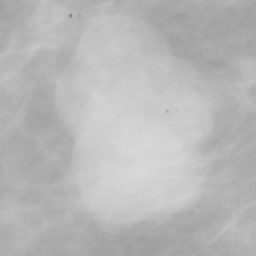
#> input picture Computer Vision Libraries/original.png, 128 x 128 px (shown 2 times larger)
$ python quiz2.py
#> lines starting #> are read from the running program, lines starting #| are printed output that depends on the picture
import numpy as np
import random
import matplotlib.pyplot as plt
import cv2 as cv

conservativeKernal=np.arange(9).reshape(3,3).astype('float64')

img=cv.imread('original.png',0)
#> img is the input picture: shape (128, 128); min 134, max 217, mean 183.9

plt.imshow(img,cmap="gray")
plt.title("Original")
plt.show()
plt.close()


# APPLYING GAUSSIAN NOISE
noisy_img=np.random.normal(0,3,img.shape)
plt.hist(noisy_img.ravel(),bins=100)
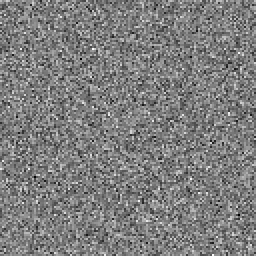
#> noisy_img: shape (128, 128) float64 (shown 2 times larger); min -11.22, max 11.4, mean -0.0173; drawn with min black and max white
plt.show()
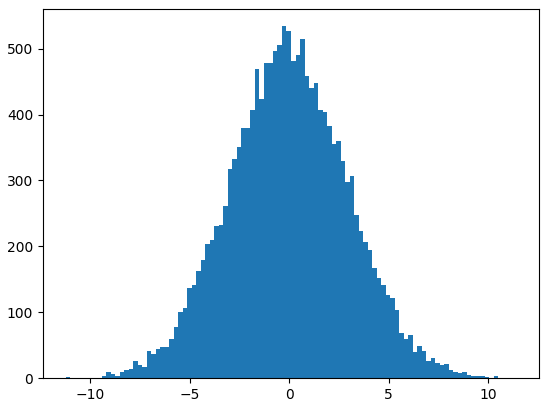
#> figure drawn by matplotlib, 1 panel; tallest bar 534 high, from x = -0.36 to -0.134
plt.close()

noisy_img=noisy_img.astype('uint8')

img_gauss=cv.add(img,noisy_img)
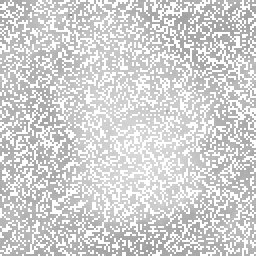
#> img_gauss: shape (128, 128) (shown 2 times larger); min 134, max 255, mean 211.1

plt.imshow(img_gauss,cmap="gray")
plt.show()
plt.close()


r,c=img.shape
#> r = 128; c = 128
r2,c2=conservativeKernal.shape

blur_img=np.zeros(img.shape,dtype='uint8')
tempArr=np.arange(8)
count=0

# APPLYING CONSERVATIVE FILTER ON GAUSS NOISE
for i in range (1,r-1):
    for j in range (1,c-1):
        i1=i-1
        for k in range (r2):
            j1=j-1
            for l in range (c2):
                if not(k==1 and l==1):
                    tempArr[count]=img_gauss[i1,j1]
                    count=count+1
                j1=j1+1
            i1=i1+1
        count=0
        minimum=tempArr[0]
        maximum=tempArr[0]
        for m in range (8):
            if(tempArr[m]<=minimum):
                minimum=tempArr[m]
            if(tempArr[m]>=maximum):
                maximum=tempArr[m]
        if(img_gauss[i,j]<minimum):
            blur_img[i,j]=minimum
        elif(img_gauss[i,j]>maximum):
            blur_img[i,j]=maximum
        elif(img_gauss[i,j]>=minimum and img[i,j]<=maximum):
            blur_img[i,j]=img_gauss[i,j]
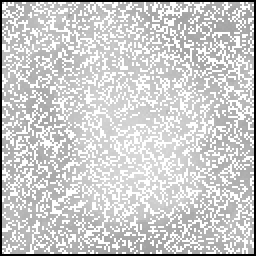
#> blur_img: shape (128, 128) (shown 2 times larger); min 0, max 255, mean 204.4
#> after the loop, tempArr = [178, 181, 181, 179, 255, 255, 255, 178]


plt.imshow(blur_img,cmap="gray")
plt.title("BLUR")
plt.show()
plt.close()


plt.imshow(img,cmap="gray")
plt.show()
plt.close()

# APPLYING SALT AND PEPPER
impulse_noise=np.zeros(img.shape,dtype=np.uint8)
r,c=img.shape
prob_noise=0.01
thresh=1-prob_noise

for i in range(r):
    for j in range(c):
        ran_no=random.random()

        if ran_no<prob_noise:
            impulse_noise[i][j]=0

        elif ran_no>thresh:
            impulse_noise[i][j]=255

        else:
            impulse_noise[i][j]=img[i][j]


plt.imshow(impulse_noise,cmap="gray")
plt.show()
plt.close()

count=0
blur_img2=np.zeros(img.shape,dtype='uint8')
# APPLYING CONSERVATIVE FILTER ON SALT AND PEPPER NOISE
for i in range (1,r-1):
    for j in range (1,c-1):
        i1=i-1
        for k in range (r2):
            j1=j-1
            for l in range (c2):
                if not(k==1 and l==1):
                    tempArr[count]=impulse_noise[i1,j1]
                    count=count+1
                j1=j1+1
            i1=i1+1
        count=0
        minimum=tempArr[0]
        maximum=tempArr[0]
        for m in range (8):
            if(tempArr[m]<=minimum):
                minimum=tempArr[m]
            if(tempArr[m]>=maximum):
                maximum=tempArr[m]
        if(impulse_noise[i,j]<minimum):
            blur_img2[i,j]=minimum
        elif(impulse_noise[i,j]>maximum):
            blur_img2[i,j]=maximum
        else:
            blur_img2[i,j]=impulse_noise[i,j]
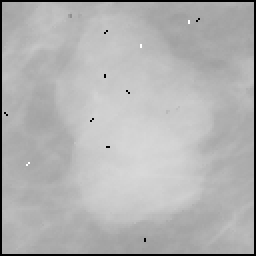
#> blur_img2: shape (128, 128) (shown 2 times larger); min 0, max 255, mean 178.3
#> after the loop, tempArr = [178, 179, 181, 179, 178, 177, 176, 176]


plt.imshow(blur_img2,cmap="gray")
plt.title("BLUR2")
plt.show()
plt.close()
